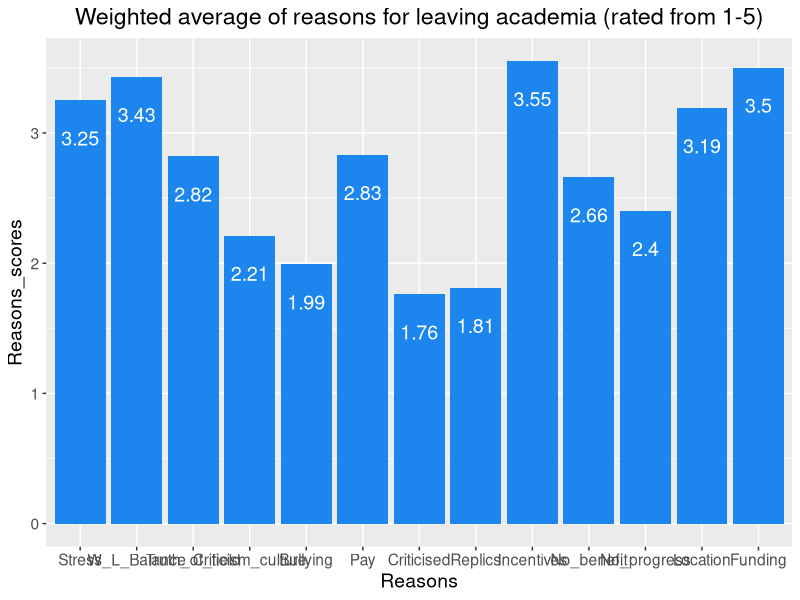

The R script that drew this image:
#Create a number vector of the scores
Reasons_scores<-c(3.25,3.43,2.82,2.21,1.99,2.83,1.76,1.81,3.55,2.66,2.4,3.19,3.5)
#Create a character vector of the options
Reasons<-c("Stress", "W_L_Balance", "Truth_of_field", "Criticism_culture", "Bullying", "Pay", "Criticised", "Replics", "Incentives", "No_benefit", "No_progress", "Location", "Funding")
#create a data frame of the reasons and reasons scores
ReasonsData<-data.frame(Reasons,Reasons_scores)
#Force the order of the lables for the character vector Reasons
ReasonsData$Reasons=factor(ReasonsData$Reasons, levels=c("Stress", "W_L_Balance", "Truth_of_field", "Criticism_culture", "Bullying", "Pay", "Criticised", "Replics", "Incentives", "No_benefit", "No_progress", "Location", "Funding"))
install.packages("ggplot2")
library(ggplot2)
#Graph object of the data frame with Reasons as the x axis and Reasons_scores as the y
Reasons_graph<-ggplot(ReasonsData,aes(Reasons,Reasons_scores))
#Put bars on my graph object, fill in the bars in blue, give it a title and centre it, put the scores on the bars, change the colour of the label font to white, and change the size of the font for the axis labels.
Reasons_graph+geom_bar(stat="identity",fill = "dodgerblue2")+ ggtitle("Weighted average of reasons for leaving academia (rated from 1-5)")+ theme(plot.title = element_text(hjust = 0.5))+ geom_text(aes(label = Reasons_scores), colour="white", size = 5, hjust = 0.5, vjust = 3, position =     "stack")+ theme(text = element_text(size=14))